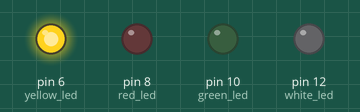
Bench run of a sketch on a simulated Arduino Uno, built with avr-gcc and run on an emulated ATmega328P. Parts: output pins drawn as LEDs (lit = HIGH).

Above: at 0.07 s.
At 0.52 s:
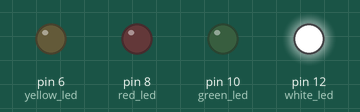
At 1.42 s:
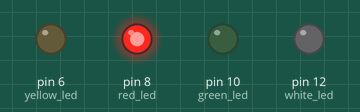
At 2.77 s:
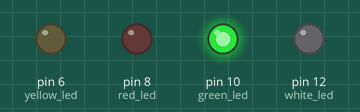
Timing chart, 0 to 3.1 s (numbered marks = the images above):
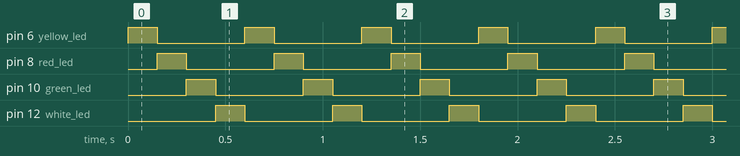

The sketch:

lightingLine.ino
```cpp
int yellow_led = 6;
int red_led = 8;
int green_led = 10;
int white_led = 12;

void setup() {
  // put your setup code here, to run once:
  pinMode(yellow_led, OUTPUT);
  pinMode(red_led, OUTPUT);
  pinMode(green_led, OUTPUT);
  pinMode(white_led, OUTPUT);
}

void loop() {
  // put your main code here, to run repeatedly:
//  digitalWrite(yellow_led, HIGH);
  light(yellow_led, 150);
  light(red_led, 150);
  light(green_led, 150);
  light(white_led, 150);
}

void light(int led, int interval) {
  digitalWrite(led, HIGH);
  delay(interval);
  digitalWrite(led, LOW);
}
```

Measured:
- by itself, pin 6 (yellow_led), pin 8 (red_led), pin 10 (green_led), pin 12 (white_led): alternates HIGH for 0.15 s and LOW for 0.45 s
- by itself, everything shown: repeats every 0.60 s, in 4 steps
